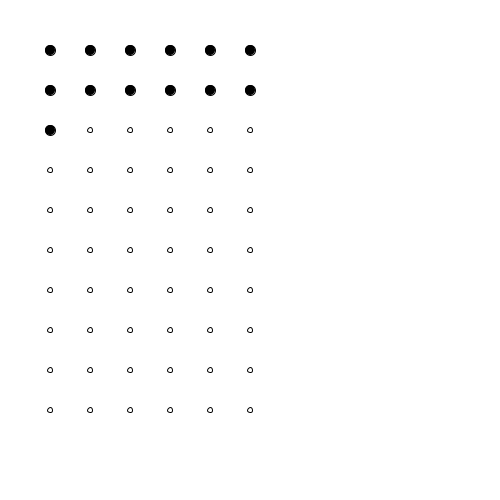
Frame 1 (no input)
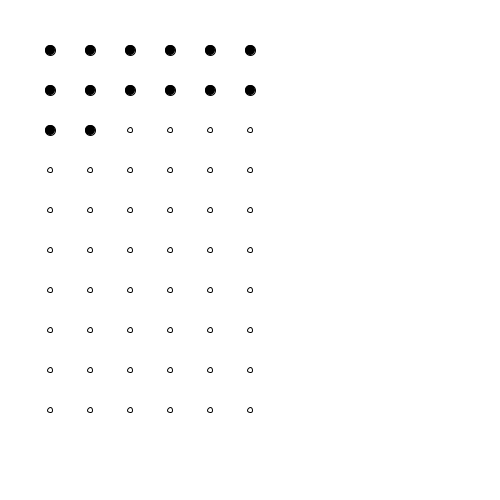
Frame 60 (the mouse pressed at the canvas centre just before this capture)
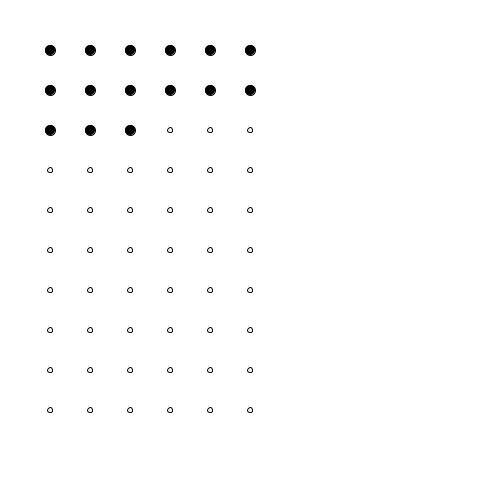
Frame 120 (the mouse held since frame 60 and released just before this capture)

The Processing sketch that drew these frames (run headless with seeded random() and noise(); from frame 60 on, the mouse is pressed at the canvas centre):

// Processing sketch: counter
// ── counter.pde
int spacer = 40;

void setup() {
  size(500,500);
}

void draw() {
  background(255);
  translate(50,50);
  
  //background grid
  for (int x=0; x<6; x++) {
    for (int y=0; y<10; y++) {
      fill(255);
      ellipse(x*spacer, y*spacer, 5, 5);
    }
  }  
  
  //black dots
  int counter = 0;
  for (int y=0; y<10; y++) {
    for (int x=0; x<6; x++) {
      fill(0);
      ellipse(x*spacer, y*spacer, 10, 10);
      counter++;
      if (counter>second()) {
        return;
      }
    }
  }
}
